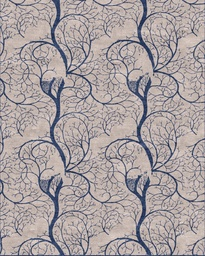
#> input picture job/RM-ImageDetection-custom_rug2/RM-ImageDetection-custom_rug2/custom_color_testMyself/input/m27.jpg, 205 x 256 px, shrunk from 960 x 1200 before the run
$ python main4.py
#> lines starting #> are read from the running program, lines starting #| are printed output that depends on the picture; after the words box and inside, x2 and y2 are one past the last pixel; in counts of white or black regions, pixels touching at a corner belong together
### job/RM-ImageDetection-custom_rug2/RM-ImageDetection-custom_rug2/custom_color_testMyself/classFunc/colorfinder.py
import numpy as np
import cv2
from functions.func import dist, crop,  dist1, dist2
from PIL import Image
from functions.EnhanceImage import enhancing
import colorgram

class ColorCluster:
    def readImage(name):
#> called with name = 'input/m27.jpg'
        imag = cv2.imread(name)
#> imag is the input picture: shape (256, 205, 3); mean B, G, R 161, 159.8, 168.5
        imag1 = crop(imag)
#> in crop, `img2 = img[t:t1,k:k1,:]`:
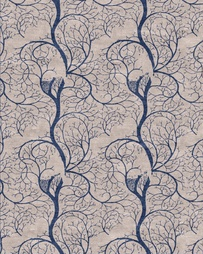
#> img2: shape (254, 203, 3); mean B, G, R 161.2, 160.2, 168.9
        imag2 =  imag1[5:-5,5:-5,:]
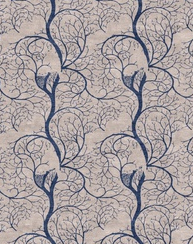
#> imag2: shape (244, 193, 3); mean B, G, R 161.2, 160.2, 169
        img =  cv2.cvtColor(imag2, cv2.COLOR_BGR2RGB)
        return img
    def pilread(name):
#> called with name = 'input/m27.jpg'
        im = Image.open(name)
        return im
    def checkRH(im, flag_hsv):
#> called with flag_hsv = 0
        x =max(im.getcolors(im.size[0]*im.size[1]))
#> x = (76, (198, 187, 183))
        cl = im.getcolors(im.size[0]*im.size[1])
#> cl = 12371 items
        cl1 =sorted(cl, reverse=True)
#> cl1 = 12371 items
        if x[1]==(255,255,255):
            x = cl1[1]
        if (x[1][0]<50 and x[1][1]<50 and x[1][2]<50) or flag_hsv==0 :
            flag_hsv =0
        return flag_hsv, x
    def RGB(x, img, thresh):
        color12 = np.zeros([3])
        color12[0] =x[1][0]
        color12[1] =x[1][1]
        color12[2] =x[1][2]
        img21 = np.zeros([img.shape[0] , img.shape[1]])
        #imgH =cv2.cvtColor(img, cv2.COLOR_RGB2HSV)
        img1 = np.copy(img)
        print('rgb')
        for i in range(0,img.shape[0]):
            for j in range(0,img.shape[1]):
                if dist1(color12, img[i,j,:])<thresh:
                    img21[i,j]=1
        model2 =enhancing(img21, 2)
        return model2, img1
    # [19 lines left out: function HSV, not called in this run]
    def changeColor(model2, imgH):
        for i in range(0,imgH.shape[0]):
            for j in range(0,imgH.shape[1]):
                if model2[i,j]==1:
                    imgH[i,j,0] =100
                    imgH[i,j,1] =80
                    if imgH[i,j,2]<50:
                        imgH[i,j,2] =170
        imgN2 =  cv2.cvtColor(imgH, cv2.COLOR_HSV2RGB)
        return imgN2
    def modeling23color(model2, img1):
        for i in range(0,img1.shape[0]):
            for j in range(0,img1.shape[1]):
                if model2[i,j]==1:
                     img1[i,j,:] = [0,0,0]
        new_im = Image.fromarray(img1)
        return new_im, img1
    def colorfindergram(new_im, thresh):
        color_group = 4
        colorsG =  colorgram.extract(new_im, color_group)
        color_zero = np.zeros([3])
        color_centre1 = np.zeros([2,3])
        for i in range(0,color_group):
            a = colorsG[i]
            color_centre1[0,0] = a.rgb.r
            color_centre1[0,1] = a.rgb.g
            color_centre1[0,2] = a.rgb.b
            if dist1(color_centre1[0,:], color_zero)>thresh:
                print(i)
                i = color_group
                break
        a = colorsG[2]
        color_centre1[1,0] = a.rgb.r
        color_centre1[1,1] = a.rgb.g
        color_centre1[1,2] = a.rgb.b
        return color_centre1
    def colorfinderhist(new_im, thresh):
        cl2 = new_im.getcolors(new_im.size[0]*new_im.size[1])
        cl12 =sorted(cl2, reverse=True)
        color_zero = np.zeros([3])
        for i in range(1, len(cl12)):
            x1 = cl12[i]
            if x1[1][1]<240 and x1[1][0]<240 and dist1(x1[1][:],color_zero)>thresh:
                print(i)
                i = len(cl12)
                break
        color12 = np.zeros([3])

        color12[0] =x1[1][0]

        color12[1] =x1[1][1]

        color12[2] =x1[1][2]
        return color12
    def mergeColor(color_centre1,color12 ):
        if dist1(color_centre1[0,:],color12)< dist1(color_centre1[1,:],color12):
            if dist1(color_centre1[0,:],color12)<100:
                color_centre1[0,:] =  (color_centre1[0,:] + color12[:])/2
        else :
            if dist1(color_centre1[1,:],color12)<100:
                color_centre1[1,:] =  (color_centre1[1,:] + color12[:])/2
        return color_centre1
    def model23maker(thresh, model2, color_centre1, img1):
        for i in range(0,model2.shape[0]):
            for j in range(0,model2.shape[1]):
                if model2[i,j]==0:
                    temp =thresh +10
                    index = 0
                    for ch in range(0,2):
                        if dist1( color_centre1[ch,:],img1[i,j,:])< temp:
                            temp = dist1( color_centre1[ch,:],img1[i,j,:])
                            index = ch+2
                    model2[i,j] = index
        model3 =enhancing(model2, 4)
        return model3


### job/RM-ImageDetection-custom_rug2/RM-ImageDetection-custom_rug2/custom_color_testMyself/functions/func.py
import numpy as np


def crop(img):
    l1, w1, ch = np.shape(img)
    k =0
    t =0
    k1 =0
    t1 =0
    for i in range(0,int(w1/2)):
        if img[int(l1/2),i,0]!=255 or  img[int(l1/2),i,1]!=255 or  img[int(l1/2),i,2]!=255:
            k = i
            #print(k)
            break
    for i in range(0,int(l1/2)):
        if img[i,int(w1/2),0]!=255 or  img[i,int(w1/2),1]!=255 or  img[i,int(w1/2),2]!=255:
            t = i
            #print(t)
            break

    for i in range(1,int(w1/2)):
        if img[int(l1/2),w1-i,0]!=255 or  img[int(l1/2),w1-i,1]!=255 or  img[int(l1/2),w1-i,2]!=255:
            k1 = w1-i-1
            #print(k1)
            break
    for i in range(1,int(l1/2)):
        if img[l1-i,int(w1/2),0]!=255 or  img[l1-i,int(w1/2),1]!=255 or  img[l1-i,int(w1/2),2]!=255:
            t1 = l1-i-1
            #print(t1)
            break
    img2 = img[t:t1,k:k1,:]
    return img2

# [23 lines left out: functions maxRepeating, enhancing, not called in this run]

def dist1(x,y):
    z = np.sqrt((x[0]-y[0])**2 +(x[1]-y[1])**2+ (x[2]-y[2])**2)
    return z
def dist(x,y):
    z = np.sqrt((x[0]-y[0])**2 +(x[1]-y[1])**2)
    return z
def dist2(x,y):
    z = np.sqrt((x[0]-y[0])**2)
    return z

### job/RM-ImageDetection-custom_rug2/RM-ImageDetection-custom_rug2/custom_color_testMyself/functions/EnhanceImage.py
# -*- coding: utf-8 -*-
"""
Created on Sat Dec 29 12:02:35 2018

@author: mkm19
"""

import numpy as np
from functions.func import dist, crop,  dist1, dist2

#########################

def maxRepeating(img, num):
    count = np.zeros([num])
    for i in range(0, 25):
        for j in range(0, num):
            if img[i]==j:
                count[j]= count[j]+1


    result = max(count)
    ind  = np.argmax(count)
    return result, ind

def enhancing(img, clus_num):
    vec = np.zeros([5,5])
    l1, w1 = np.shape(img)
    for i in range(3,l1-2):
        for j in range(3, w1-2):
            vec[:,:] = img[i-2:i+3,j-2:j+3]
            vec1 = vec.reshape((25))
            result, ind = maxRepeating(vec1,   clus_num)
            if result > 5:
                img[i,j] = ind

    return img


# [19 lines left out: function meanColoring, not called in this run]

### job/RM-ImageDetection-custom_rug2/RM-ImageDetection-custom_rug2/custom_color_testMyself/functions/colorgram.py
# -*- coding: utf-8 -*-

from __future__ import unicode_literals
from __future__ import division

import array
from collections import namedtuple
from PIL import Image

import sys
if sys.version_info[0] <= 2:
    range = xrange
    ARRAY_DATATYPE = b'l'
else:
    ARRAY_DATATYPE = 'l'

Rgb = namedtuple('Rgb', ('r', 'g', 'b'))
Hsl = namedtuple('Hsl', ('h', 's', 'l'))

class Color(object):
    def __init__(self, r, g, b, proportion):
        self.rgb = Rgb(r, g, b)
        self.proportion = proportion

    def __repr__(self):
        return "<colorgram.py Color: {}, {}%>".format(
            str(self.rgb), str(self.proportion * 100))

    # [142 lines left out: functions hsl, extract, extract1, sample, pick_used, get_colors and 1 more, not called in this run]

# Useful snippet for testing values:
# print "Pixel #{}".format(str(y * width + x))
# print "h: {}, s: {}, l: {}".format(str(h), str(s), str(l))
# print "R: {}, G: {}, B: {}".format(str(r), str(g), str(b))
# print "Y: {}".format(str(Y))
# print "Packed: {}, binary: {}".format(str(packed), bin(packed)[2:])
# print

# And on the JS side:
# var Y = ~~(img.data[i] * 0.2126 + img.data[i + 1] * 0.7152 + img.data[i + 2] * 0.0722);
# console.log("Pixel #" + i / img.channels);
# console.log("h: " + h[0] + ", s: " + h[1] + ", l: " + h[2]);
# console.log("R: " + img.data[i] + ", G: " + img.data[i + 1] + ", B: " + img.data[i + 2]);
# console.log("Y: " + Y);
# console.log("Packed: " + v + ", binary: " + (v >>> 0).toString(2));
# console.log();

### job/RM-ImageDetection-custom_rug2/RM-ImageDetection-custom_rug2/custom_color_testMyself/main4.py
# -*- coding: utf-8 -*-
"""
Created on Sun Feb  3 11:40:06 2019

@author: mkm1992
"""

import numpy as np
import cv2
import PIL
from PIL import Image
from classFunc.colorfinder import ColorCluster
import matplotlib.pyplot as plt
from functions.EnhanceImage import enhancing, meanColoring
from sklearn.cluster import KMeans
from functions.crop_func import crop
from scipy import ndimage
from functions.func import dist, crop,  dist1, dist2
import colorgram
###############################
name_nat = 'm27.jpg'
name =  'input/'+name_nat
img = ColorCluster.readImage(name)
plt.imshow(img)
plt.show()
##########################
im = ColorCluster.pilread(name)
flag_hsv = 0
flag_hsv, x = ColorCluster.checkRH(im, flag_hsv)
#> flag_hsv = 0; x = (76, (198, 187, 183))
thresh =  33
if flag_hsv == 0:
   model2, img1 = ColorCluster.RGB(x, img, thresh)
#> after the loop in RGB, `for i in range(0,img.shape[0]):`:
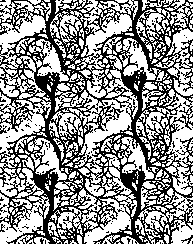
#> img21: shape (244, 193) float64; values 0 (black) and 1 (white), 57.1% white; black in thin lines or dots
#> after the loop in enhancing, `for i in range(3,l1-2):`:
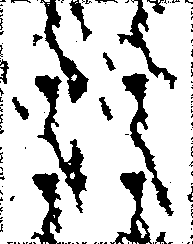
#> img: shape (244, 193) float64; values 0 (black) and 1 (white), 80.2% white; 126 black regions (109 under 20 px), largest, box (x1, y1, x2, y2) and area: (35, 75, 87, 213) 1750, (122, 73, 174, 216) 1477, (40, 0, 89, 103) 1240
else:
   model2, img1 = ColorCluster.HSV(x, img, thresh)
imgH =cv2.cvtColor(img, cv2.COLOR_RGB2HSV)
#> imgH: shape (244, 193, 3); mean H, S, V 66.9, 23.9, 171.9
imgN2 = ColorCluster.changeColor(model2, imgH)
#> after the loop in changeColor, `for i in range(0,imgH.shape[0]):`: imgH: shape (244, 193, 3); mean H, S, V 100.8, 71.8, 171.9
plt.imshow(imgN2)
plt.show()
imgN2=cv2.cvtColor(imgN2, cv2.COLOR_BGR2RGB)
name_out = 'output/2'+name_nat
cv2.imwrite(name_out,imgN2)
###########################
new_im, img1 =  ColorCluster.modeling23color(model2, img1)
#> after the loop in modeling23color, `for i in range(0,img1.shape[0]):`:
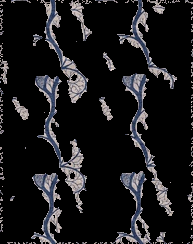
#> img1: shape (244, 193, 3); mean R, G, B 26.5, 26, 27.9
color_centre1 = ColorCluster.colorfindergram(new_im, thresh)
#> the loop in get_colors, `for count, index in used[:number_of_colors]:` made 4 passes
#> the loop in get_colors, `for color in colors:` made 4 passes
color12 = ColorCluster.colorfinderhist(new_im, thresh)
#> the loop in colorfinderhist, `for i in range(1, len(cl12)):` made 1 pass
#| 1
color_centre1 = ColorCluster.mergeColor(color_centre1,color12 )
model3 = ColorCluster.model23maker(thresh, model2, color_centre1, img1)
#> after the loop in model23maker, `for i in range(0,model2.shape[0]):`:
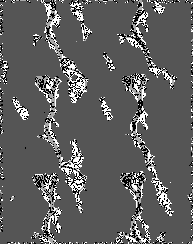
#> model2: shape (244, 193) float64; 12.38% of pixels changed, all inside (x1, y1, x2, y2) = (0, 0, 193, 244); drawn with min black and max white

for i in range(0,img.shape[0]):
    for j in range(0,img.shape[1]):
        if model3[i,j] == 3:
            imgH[i,j,0] =150
            imgH[i,j,1] =50
#> imgH: shape (244, 193, 3); mean H, S, V 103.7, 73, 171.9
           # img[i,j,2] =170
for i in range(0,img.shape[0]):
    for j in range(0,img.shape[1]):
        if model3[i,j] == 2:
            imgH[i,j,0] =10
            imgH[i,j,1] =200
#> imgH: shape (244, 193, 3); mean H, S, V 102.7, 74.2, 171.9
imgN2 =  cv2.cvtColor(imgH, cv2.COLOR_HSV2RGB)
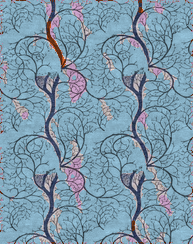
#> imgN2: shape (244, 193, 3); mean R, G, B 124.6, 152.3, 170.6
plt.imshow(imgN2)
plt.show()

imgN2=cv2.cvtColor(imgN2, cv2.COLOR_BGR2RGB)
name_out = 'output/3'+name_nat
cv2.imwrite(name_out,imgN2)

$ run again, with job/RM-ImageDetection-custom_rug2/RM-ImageDetection-custom_rug2/custom_color_testMyself/input/m1.jpg copied over job/RM-ImageDetection-custom_rug2/RM-ImageDetection-custom_rug2/custom_color_testMyself/input/m27.jpg
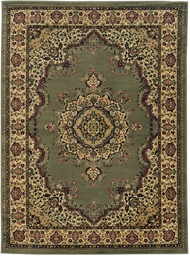
#> input picture job/RM-ImageDetection-custom_rug2/RM-ImageDetection-custom_rug2/custom_color_testMyself/input/m1.jpg, 190 x 256 px, shrunk from 367 x 494 before the run
#> in readImage, imag is the input picture: shape (256, 190, 3); mean B, G, R 75.9, 101.6, 116.4
#> in readImage, `imag2 =  imag1[5:-5,5:-5,:]`:
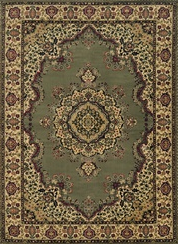
#> imag2: shape (244, 178, 3); mean B, G, R 70.4, 96.8, 113.1
#> in checkRH, `x =max(im.getcolors(im.size[0]*im.size[1]))`: x = (66, (255, 255, 253))
#> cl = 22945 items
#> `flag_hsv, x = ColorCluster.checkRH(im, flag_hsv)`: flag_hsv = 0; x = (66, (255, 255, 253))
#> the loop in get_colors, `for count, index in used[:number_of_colors]:` made 4 passes
#> the loop in get_colors, `for color in colors:` made 4 passes
#> the loop in colorfinderhist, `for i in range(1, len(cl12)):` made 1 pass
#| 1
#> `imgN2 =  cv2.cvtColor(imgH, cv2.COLOR_HSV2RGB)`:
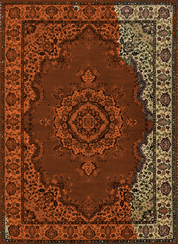
#> imgN2: shape (244, 178, 3); mean R, G, B 113.1, 63.6, 34.8
